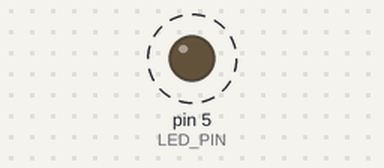
Recording of a sketch running on a simulated Arduino Uno, built with avr-gcc and run on an emulated ATmega328P. Parts: output pins drawn as LEDs (lit = HIGH). Dashed ring = blinking. What the sketch prints to the serial monitor is not drawn.

Above: at 0.12 s.
Timing chart, 0 to 3.0 s (numbered marks = the images above):
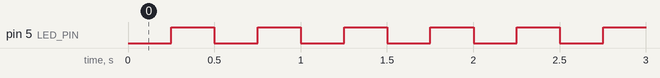

The sketch:

arduino_test.ino
```cpp
// Code for Scatdat door sensors with power saving shield installed.
// Arduino ESP8266 Wifi library

const int LED_PIN = 5;
byte led_status = 0;

////////////////////
// setup Function //
////////////////////
void setup() {
  // setup pins/serial comms
  // initHardware();
  Serial.begin(230400);
  Serial.println("hello world!");


  pinMode(LED_PIN, OUTPUT);
  digitalWrite(LED_PIN, LOW);
}

///////////////////
// loop Function //
///////////////////
void loop() {
  // intentially left empty
  Serial.println("hello world!");

  digitalWrite(LED_PIN, led_status);
  led_status ^= 0x01;
  delay(250);
}
```

Measured:
- by itself, pin 5 (LED_PIN): alternates HIGH for 0.25 s and LOW for 0.25 s
